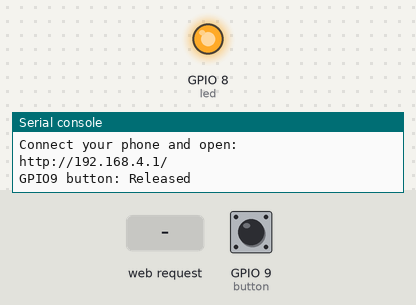
A program run on a simulated ESP32 board running MicroPython. On the bench: output pins drawn as LEDs (lit = HIGH), the last lines printed to the serial console. The test bench sets the inputs (shaded band); at power-on: GPIO 9 (button) HIGH. The board's own WiFi access point starts at once.

Above: at 1.2 s.
1.3 s: HTTP request GET /led/on received
At 2.2 s:
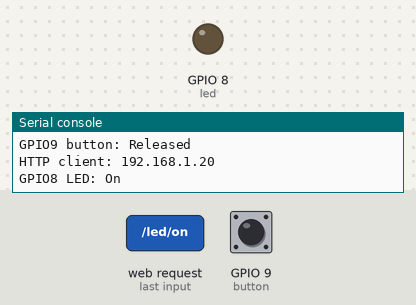
5.3 s: HTTP request GET /led/off received
At 6.5 s:
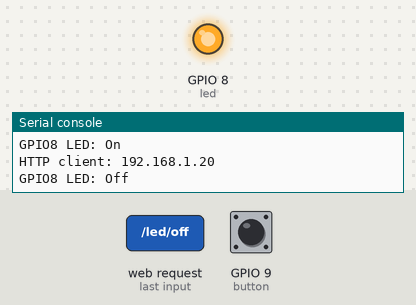
Timing chart, 0 to 8.3 s (numbered marks = the images above; inputs shaded):
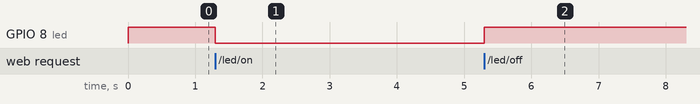

Measured:
- after the input at 1.3 s, GPIO 8 (led): HIGH → LOW at once
- after the input at 5.3 s, GPIO 8 (led): LOW → HIGH at once

The program:

main.py
```python
from machine import Pin
import network
import socket
import sys
import time


AP_SSID = "MicroSense-C3-Button"
AP_PASSWORD = "microsense"
AP_CHANNEL = 6
AP_AUTHMODE = getattr(network, "AUTH_WPA_WPA2_PSK", 3)
AP_TXPOWER_DBM = 8
BUTTON_PIN = 9
LED_PIN = 8
LED_ON_VALUE = 0
LED_OFF_VALUE = 0 if LED_ON_VALUE else 1
POLL_INTERVAL_MS = 50
SOCKET_TIMEOUT_S = 1


HTML_PAGE = """<!DOCTYPE html>
<html lang="en">
<head>
  <meta charset="utf-8">
  <meta name="viewport" content="width=device-width, initial-scale=1">
  <title>ESP32-C3 Button And LED Control</title>
  <style>
    :root {
      color-scheme: light;
      --bg: #eef4ff;
      --panel: #ffffff;
      --text: #12304a;
      --muted: #5f7388;
      --pressed: #d83f31;
      --released: #1f8f51;
      --accent: #1f5fbf;
      --led-on: #ffb11f;
      --led-off: #8193a7;
    }

    body {
      margin: 0;
      min-height: 100vh;
      font-family: Arial, sans-serif;
      background: radial-gradient(circle at top, #ffffff 0%%, var(--bg) 65%%);
      color: var(--text);
      display: flex;
      align-items: center;
      justify-content: center;
      padding: 20px;
      box-sizing: border-box;
    }

    .card {
      width: min(420px, 100%%);
      background: var(--panel);
      border-radius: 20px;
      box-shadow: 0 18px 45px rgba(18, 48, 74, 0.18);
      padding: 28px;
    }

    h1 {
      margin: 0 0 10px;
      font-size: 1.8rem;
    }

    p {
      margin: 0 0 14px;
      line-height: 1.5;
      color: var(--muted);
    }

    .badge {
      display: inline-flex;
      align-items: center;
      gap: 10px;
      padding: 12px 16px;
      border-radius: 999px;
      color: #ffffff;
      font-weight: bold;
      font-size: 1.1rem;
      margin: 12px 0 18px;
    }

    .badge::before {
      content: "";
      width: 12px;
      height: 12px;
      border-radius: 50%%;
      background: rgba(255, 255, 255, 0.85);
    }

    .pressed {
      background: var(--pressed);
    }

    .released {
      background: var(--released);
    }

    .led-on {
      background: var(--led-on);
    }

    .led-off {
      background: var(--led-off);
    }

    .actions {
      display: flex;
      gap: 12px;
      margin: 12px 0 18px;
    }

    .actions button {
      flex: 1;
      border: none;
      border-radius: 14px;
      padding: 14px 16px;
      font-size: 1rem;
      font-weight: bold;
      cursor: pointer;
      color: #ffffff;
      background: var(--accent);
    }

    .actions button.secondary {
      background: #5f7388;
    }

    .actions button:disabled {
      opacity: 0.55;
      cursor: default;
    }

    .meta {
      font-size: 0.95rem;
      color: var(--muted);
    }

    code {
      color: var(--accent);
      font-weight: bold;
    }
  </style>
</head>
<body>
  <main class="card">
    <h1>ESP32-C3 Wi-Fi Control Demo</h1>
    <p>Connect your phone to <code>%s</code> to watch the GPIO9 boot button and control an external LED wired to GPIO8.</p>
    <p class="meta">GPIO9 button</p>
    <div id="button-status" class="badge released">Released</div>
    <p class="meta">GPIO8 LED output</p>
    <div id="led-status" class="badge led-off">LED Off</div>
    <div class="actions">
      <button id="led-on">Turn LED On</button>
      <button id="led-off" class="secondary">Turn LED Off</button>
    </div>
    <p class="meta">Button pin: GPIO9</p>
    <p class="meta">LED pin: GPIO8</p>
    <p class="meta">Board IP: <code>%s</code></p>
    <p class="meta">Last update: <span id="updated">waiting...</span></p>
  </main>

  <script>
    const buttonStatusEl = document.getElementById("button-status");
    const ledStatusEl = document.getElementById("led-status");
    const ledOnButton = document.getElementById("led-on");
    const ledOffButton = document.getElementById("led-off");
    const updatedEl = document.getElementById("updated");

    function updateView(data) {
      if (data.button_pressed) {
        buttonStatusEl.textContent = "Pressed";
        buttonStatusEl.className = "badge pressed";
      } else {
        buttonStatusEl.textContent = "Released";
        buttonStatusEl.className = "badge released";
      }

      if (data.led_on) {
        ledStatusEl.textContent = "LED On";
        ledStatusEl.className = "badge led-on";
        ledOnButton.disabled = true;
        ledOffButton.disabled = false;
      } else {
        ledStatusEl.textContent = "LED Off";
        ledStatusEl.className = "badge led-off";
        ledOnButton.disabled = false;
        ledOffButton.disabled = true;
      }

      updatedEl.textContent = new Date().toLocaleTimeString();
    }

    async function setLed(state) {
      const route = state ? "/led/on" : "/led/off";

      try {
        const response = await fetch(route, { cache: "no-store" });
        const data = await response.json();
        updateView(data);
      } catch (error) {
        updatedEl.textContent = "LED command failed";
      }
    }

    async function poll() {
      try {
        const response = await fetch("/status?ts=" + Date.now(), { cache: "no-store" });
        const data = await response.json();
        updateView(data);
      } catch (error) {
        updatedEl.textContent = "connection lost";
      }
    }

    ledOnButton.addEventListener("click", function () {
      setLed(true);
    });

    ledOffButton.addEventListener("click", function () {
      setLed(false);
    });

    poll();
    setInterval(poll, 500);
  </script>
</body>
</html>
"""


button = Pin(BUTTON_PIN, Pin.IN, Pin.PULL_UP)
led = Pin(LED_PIN, Pin.OUT)
led.value(LED_OFF_VALUE)


def button_pressed():
    return button.value() == 0


def led_is_on():
    return led.value() == LED_ON_VALUE


def set_led(on):
    led.value(LED_ON_VALUE if on else LED_OFF_VALUE)


def build_status_json():
    return (
        '{"button_pressed":%s,"button_gpio":9,"led_on":%s,"led_gpio":8}'
        % (
            "true" if button_pressed() else "false",
            "true" if led_is_on() else "false",
        )
    )


def http_response(status_code, content_type, body):
    if isinstance(body, str):
        body = body.encode("utf-8")

    headers = [
        "HTTP/1.1 %s" % status_code,
        "Content-Type: %s" % content_type,
        "Content-Length: %d" % len(body),
        "Connection: close",
        "Cache-Control: no-store",
        "",
        "",
    ]
    return "\r\n".join(headers).encode("utf-8") + body


def start_access_point():
    ap = network.WLAN(network.AP_IF)
    ap.active(True)
    ap.config(essid=AP_SSID, password=AP_PASSWORD, authmode=AP_AUTHMODE)
    ap.config(channel=AP_CHANNEL)
    ap.config(txpower=AP_TXPOWER_DBM)

    while not ap.active():
        time.sleep_ms(100)

    return ap


def open_server():
    addr = socket.getaddrinfo("0.0.0.0", 80)[0][-1]
    server = socket.socket()
    server.setsockopt(socket.SOL_SOCKET, socket.SO_REUSEADDR, 1)
    server.bind(addr)
    server.listen(2)
    server.settimeout(SOCKET_TIMEOUT_S)
    return server


def read_request_path(client):
    request = client.recv(1024)
    if not request:
        return "/"

    try:
        request_line = request.decode("utf-8").split("\r\n", 1)[0]
    except UnicodeError:
        return "/"

    parts = request_line.split(" ")
    if len(parts) < 2:
        return "/"

    return parts[1]


def serve_client(client, ip_addr):
    path = read_request_path(client)
    route = path.split("?", 1)[0]

    if route == "/status":
        client.sendall(http_response("200 OK", "application/json", build_status_json()))
        return

    if route == "/led/on":
        set_led(True)
        print("GPIO8 LED: On")
        client.sendall(http_response("200 OK", "application/json", build_status_json()))
        return

    if route == "/led/off":
        set_led(False)
        print("GPIO8 LED: Off")
        client.sendall(http_response("200 OK", "application/json", build_status_json()))
        return

    if route == "/favicon.ico":
        client.sendall(http_response("204 No Content", "text/plain", b""))
        return

    body = HTML_PAGE % (AP_SSID, ip_addr)
    client.sendall(http_response("200 OK", "text/html; charset=utf-8", body))


def print_startup(ap):
    ip_addr = ap.ifconfig()[0]
    print("ESP32-C3 Wi-Fi button + LED demo")
    print("Access point SSID:", AP_SSID)
    print("Access point password:", AP_PASSWORD)
    print("Access point tx power:", AP_TXPOWER_DBM, "dBm")
    print("GPIO9 button is active-low")
    print("GPIO8 LED output defaults to OFF")
    print("Connect your phone and open: http://%s/" % ip_addr)
    if hasattr(sys.stdout, "flush"):
        sys.stdout.flush()


def main():
    ap = start_access_point()
    server = open_server()
    ip_addr = ap.ifconfig()[0]
    print_startup(ap)

    last_state = None
    last_poll_ms = time.ticks_ms()

    while True:
        now = time.ticks_ms()
        if time.ticks_diff(now, last_poll_ms) >= POLL_INTERVAL_MS:
            pressed = button_pressed()
            if pressed != last_state:
                print("GPIO9 button:", "Pressed" if pressed else "Released")
                if hasattr(sys.stdout, "flush"):
                    sys.stdout.flush()
                last_state = pressed
            last_poll_ms = now

        client = None
        try:
            client, client_addr = server.accept()
            print("HTTP client:", client_addr[0])
            serve_client(client, ip_addr)
        except OSError:
            pass
        finally:
            if client is not None:
                client.close()


if __name__ == "__main__":
    try:
        main()
    except Exception as exc:
        print("Demo stopped:", exc)
        if hasattr(sys.stdout, "flush"):
            sys.stdout.flush()
```
